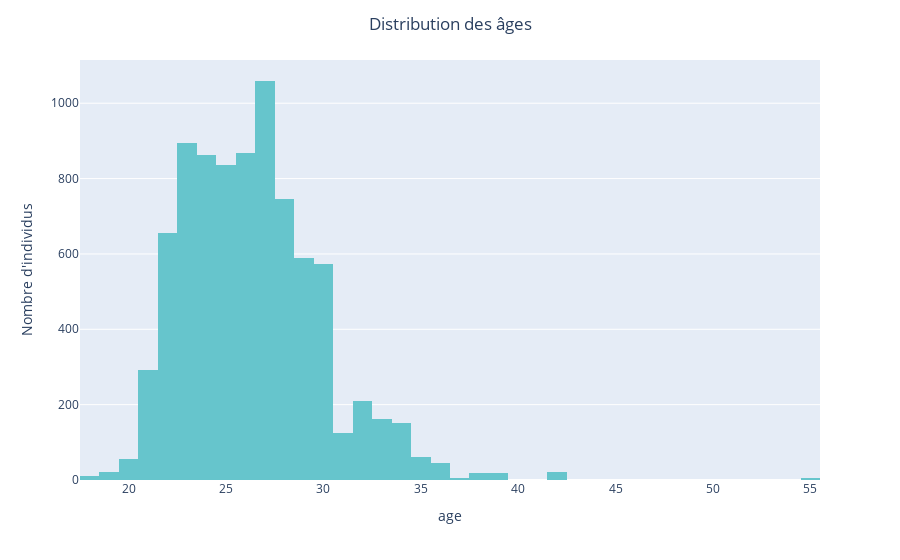

The code cell stored with this chart in its notebook:
### Markdown cell above
#### Age

### Code cell
fig = px.histogram(df_sd, x="age", color_discrete_sequence=px.colors.qualitative.Pastel)
fig.update_layout(yaxis_title="Nombre d'individus", title="Distribution des âges", title_x=0.5)
fig.show()

### Figure 1 — Plotly figure (JSON) as saved in the notebook; plotly's stock layout.template omitted (floating-point values rounded to 4 significant figures; data arrays with more than 128 entries replaced by an {"elided": "..."} marker saying what was removed)
{"data": [{"bingroup": "x", "hovertemplate": "age=%{x}<br>count=%{y}<extra></extra>", "legendgroup": "", "marker": {"color": "rgb(102, 197, 204)", "pattern": {"shape": ""}}, "name": "", "orientation": "v", "showlegend": false, "type": "histogram", "x": {"elided": "8378 float values"}, "xaxis": "x", "yaxis": "y"}], "layout": {"barmode": "relative", "legend": {"tracegroupgap": 0}, "margin": {"t": 60}, "title": {"text": "Distribution des âges", "x": 0.5}, "xaxis": {"anchor": "y", "domain": [0, 1], "title": {"text": "age"}}, "yaxis": {"anchor": "x", "domain": [0, 1], "title": {"text": "Nombre d'individus"}}}}
